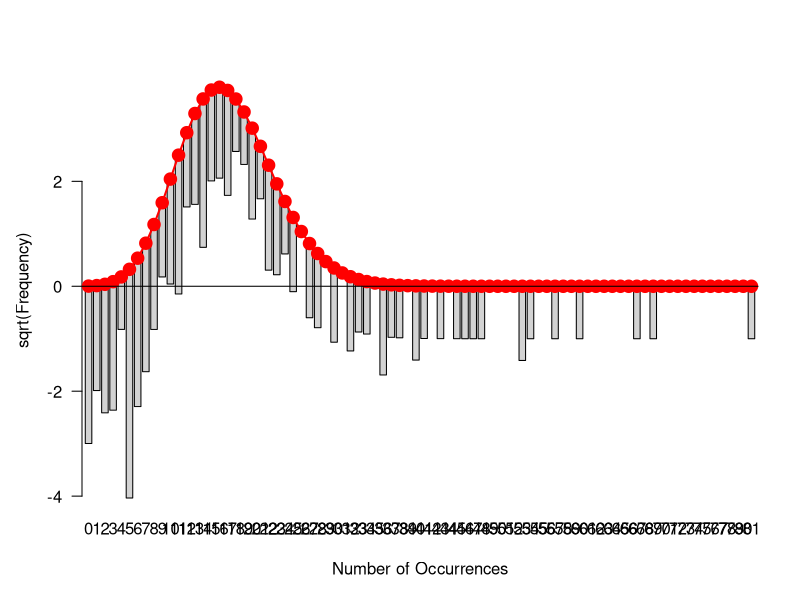
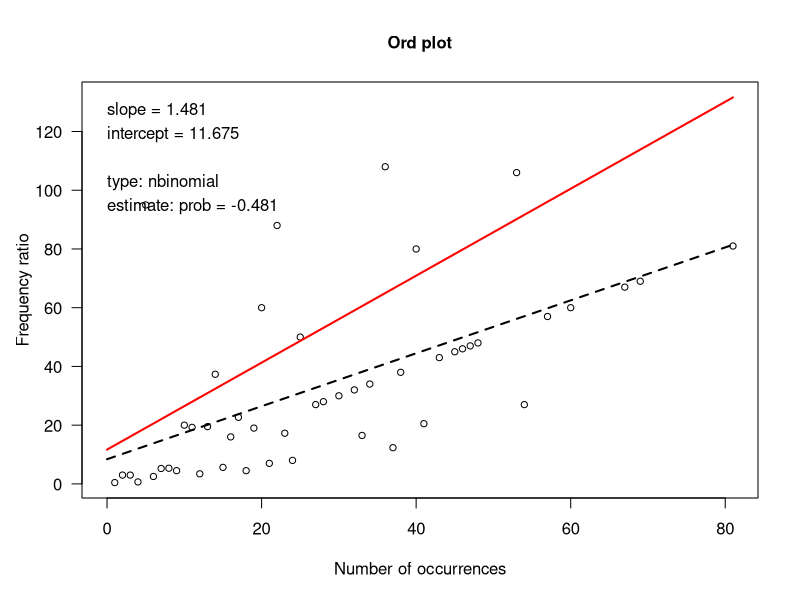
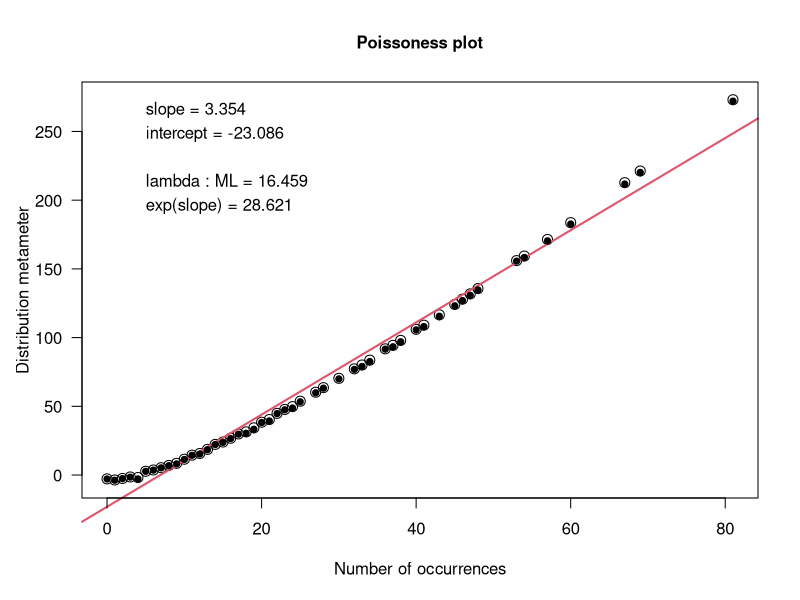
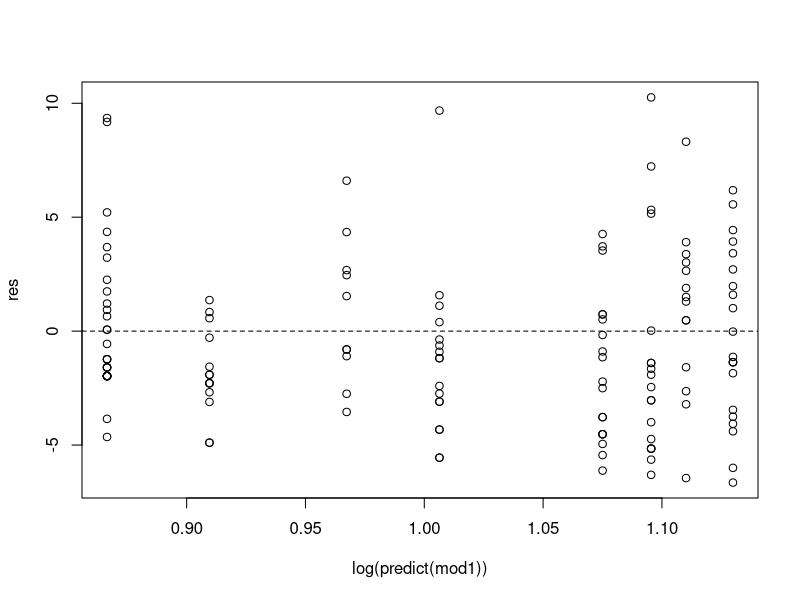
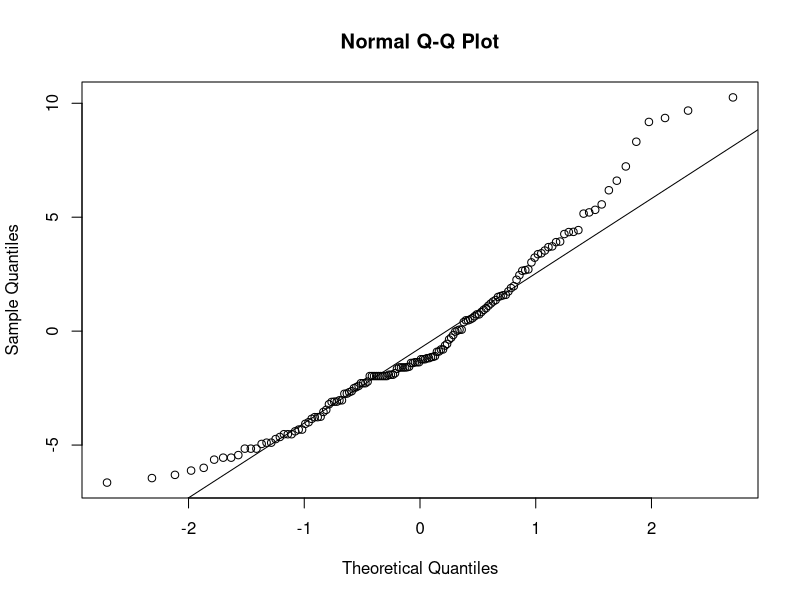
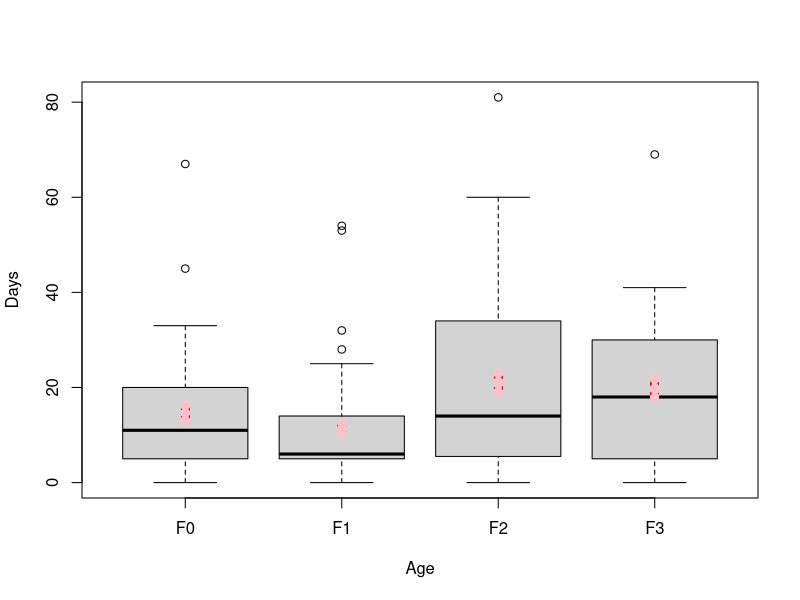

The R script that drew these images, in order:
rm(list=ls())

library(MASS)
library(vcd)
data(quine) 
fit <- goodfit(quine$Days) 
summary(fit) 
rootogram(fit)

Ord_plot(quine$Days)
distplot(quine$Days, type="poisson")

mod1 <- glm(Days~Age+Sex, data=quine, family="poisson")
summary(mod1)
anova(mod1, test="Chisq")

library(AER)
deviance(mod1)/mod1$df.residual
dispersiontest(mod1)

res <- residuals(mod1, type="deviance")
plot(log(predict(mod1)), res)
abline(h=0, lty=2)
qqnorm(res)
qqline(res)

plot(Days~Age, data=quine) 
prs  <- predict(mod1, type="response", se.fit=TRUE)
pris <- data.frame("pest"=prs[[1]], "lwr"=prs[[1]]-prs[[2]], "upr"=prs[[1]]+prs[[2]])
points(pris$pest ~ quine$Age, col="red")
points(pris$lwr  ~ quine$Age, col="pink", pch=19)
points(pris$upr  ~ quine$Age, col="pink", pch=19)
